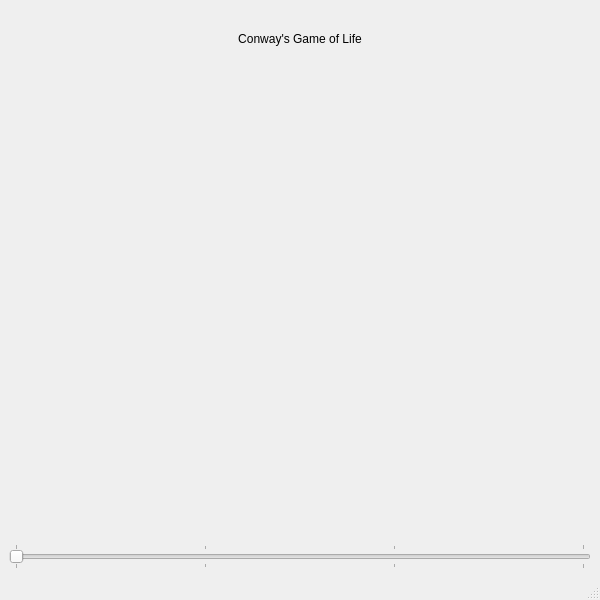
<?xml version="1.0" encoding="UTF-8"?>
<ui version="4.0">
 <class>MainWindow</class>
 <widget class="QMainWindow" name="MainWindow">
  <property name="geometry">
   <rect>
    <x>0</x>
    <y>0</y>
    <width>600</width>
    <height>600</height>
   </rect>
  </property>
  <property name="windowTitle">
   <string>Game of Life GUI</string>
  </property>
  <widget class="QWidget" name="centralwidget">
   <layout class="QVBoxLayout" name="verticalLayout">
    <item>
     <widget class="QLabel" name="label">
      <property name="text">
       <string>Conway's Game of Life</string>
      </property>
      <property name="alignment">
       <set>Qt::AlignCenter</set>
      </property>
     </widget>
    </item>
    <item>
     <widget class="QWidget" name="plotWidget" native="true">
      <property name="minimumSize">
       <size>
        <width>0</width>
        <height>400</height>
       </size>
      </property>
     </widget>
    </item>
    <item>
     <widget class="QWidget" name="plotWidget_2" native="true"/>
    </item>
    <item>
     <widget class="QSlider" name="speedSlider">
      <property name="minimum">
       <number>1</number>
      </property>
      <property name="maximum">
       <number>4</number>
      </property>
      <property name="singleStep">
       <number>1</number>
      </property>
      <property name="pageStep">
       <number>1</number>
      </property>
      <property name="value">
       <number>1</number>
      </property>
      <property name="orientation">
       <enum>Qt::Horizontal</enum>
      </property>
      <property name="tickPosition">
       <enum>QSlider::TicksBothSides</enum>
      </property>
      <property name="tickInterval">
       <number>1</number>
      </property>
     </widget>
    </item>
   </layout>
  </widget>
  <widget class="QMenuBar" name="menubar">
   <property name="geometry">
    <rect>
     <x>0</x>
     <y>0</y>
     <width>600</width>
     <height>21</height>
    </rect>
   </property>
  </widget>
  <widget class="QStatusBar" name="statusbar"/>
 </widget>
 <resources/>
 <connections/>
</ui>
